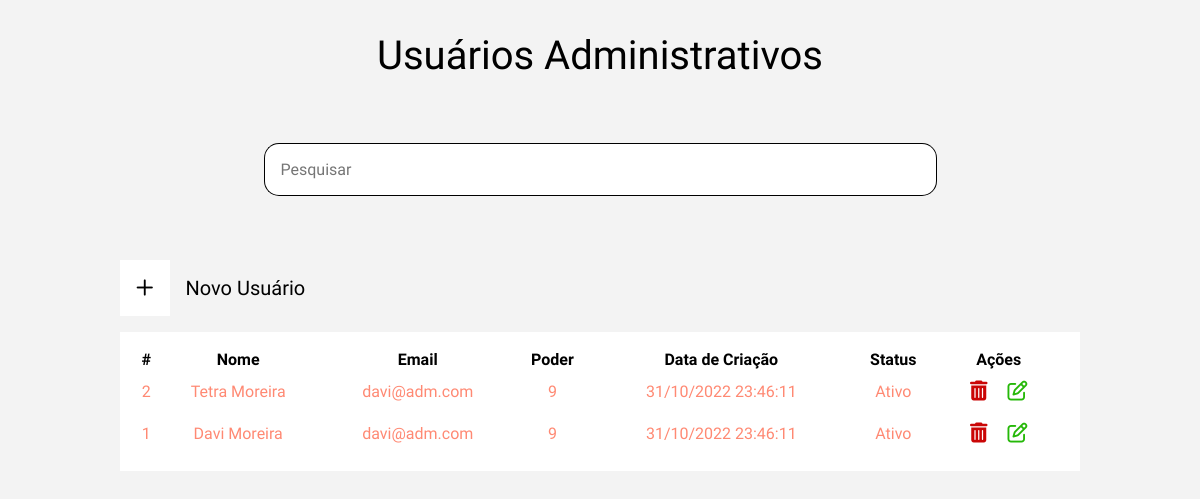
The page /view/listUsuariosADM.php on the database as committed earlier.
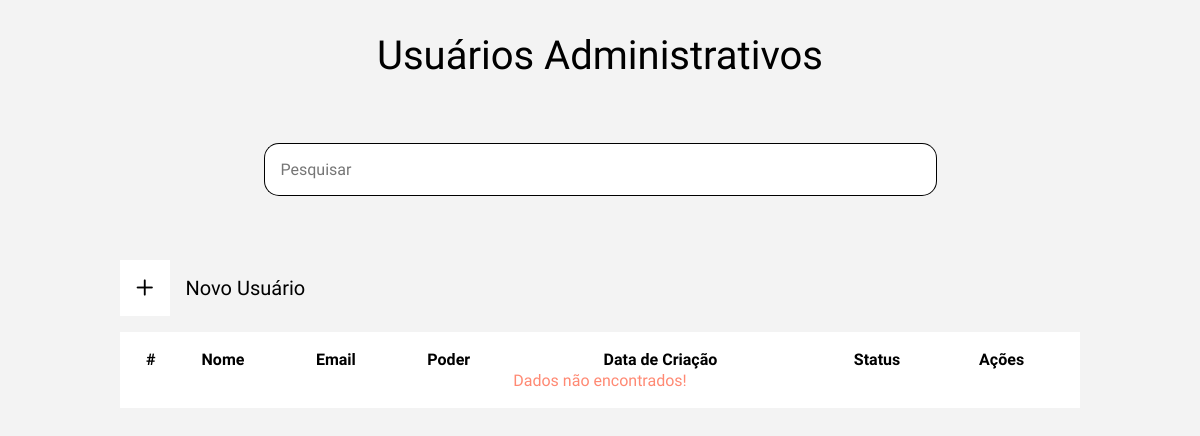
The same page on the database as committed later.
### tables this page shows
create table adm_administrador
(
    id_adm       int auto_increment
        primary key,
    nome_adm     varchar(300)                         not null comment 'nome do administrador',
    email_adm    varchar(300)                         not null comment 'email do administrador',
    senha_adm    varchar(64)                          not null comment 'senha em sha256',
    poder_adm    int(1)                               not null comment 'abrangencia do usuario no sistema',
    status       int(1)                               not null comment '1 - ativo; 0 - inativo',
    data_reg_adm datetime default current_timestamp() not null comment 'data e hora do registro'
);

### model/conexao.class.php (called while the page is built, shortened)
<?php
class Conexao{
    public function __construct(){
        try{
            $this->pdo = new PDO("mysql:dbname=2ucase_bd3;host=localhost","root","");
        }catch(PDOException $e){
            echo "Erro com banco de dados: " . $e->getMessage() . "<br>";
            exit();
        }catch(Exception $e){
            echo "Erro generico: " . $e->getMessage() . "<br>";
            exit();
        }
    }
}
?>

### model/Manager.class.php (called while the page is built, shortened)
<?php
require_once 'Conexao.class.php';
class Manager extends Conexao {
	public function listClient($table, $columnName) {
        $cmd = $this->pdo->query("SELECT * FROM {$table} ORDER by {$columnName} DESC");
        $res = $cmd->fetchAll(PDO::FETCH_ASSOC);
        return $res;
	}
}

### view/listUsuariosADM.php (the view, shortened to what this page needs)
<?php
require_once "../model/Manager.class.php";
$manager = new Manager();
$resultListUsuarios = $manager->listClient('adm_administrador', 'id_adm');
?>
<!DOCTYPE html>
<html lang="pt-br">
<head>
    <?php require_once "../config/config.php"; ?>
    <link rel="stylesheet" href="../assets/css/usuariosADM.css">
</head>
<body id="body-margin">
    <main class="container-produto">
        <h1>Usuários Administrativos</h1>
        <article class="container-pesquisa">
            <form action="../controller/ControllerUsuariosADM.php" method="POST">
                <div class="input-pesquisa">
                    <input type="text" name="searchBarUsuarios" placeholder="Pesquisar" id="pesquisar-input">
                    <input type="submit" value="">
                </div>
            </form>
        </article>
        <section class="container-tabela-filter">
            <section class="container-filters">
                <button id="btn-new-produto" onclick="window.location.href='./CRUDAddUsuario.php'">
                    <div class="icon-container">
                        <i class="fa-regular fa-plus"></i>
                    </div>
                    Novo Usuário
                </button>
            </section>
            <section class="container-tabela">
                <table class="table-clientes">
                    <tr>
                        <th>#</th>
                        <th>Nome</th>
                        <th>Email</th>
                        <th>Poder</th>
                        <th>Data de Criação</th>
                        <th>Status</th>
                        <th>Ações</th>
                    </tr>
                    <?php
                    if (count($resultListUsuarios) > 0) :
                        for ($i = 0; $i < count($resultListUsuarios); $i++) :
                            $timestamp = strtotime($resultListUsuarios[$i]["data_reg_adm"]);
                            $newDate = date("d-m-Y H:i:s", $timestamp);
                            $dateExib = str_replace('-', '/', $newDate)
                    ?>
                            <tr>
                                <td><?= $resultListUsuarios[$i]['id_adm'] ?></td>
                                <td><?= $resultListUsuarios[$i]['nome_adm'] ?></td>
                                <td><?= $resultListUsuarios[$i]['email_adm'] ?></td>
                                <td><?= $resultListUsuarios[$i]['poder_adm'] ?></td>
                                <td><?= $dateExib ?></td>
                                <td><?= $resultListUsuarios[$i]['status'] == 1 ? "Ativo" : "Inativo" ?></td>
                                <td id="btn-actions">
                                    <button id="delete-prod" onclick="window.location.href='../controller/ControllerUsuariosADM.php?id=<?= $resultListUsuarios[$i]['id_adm'] ?>&action=deleteUserADM'">
                                        <i class="fa-solid fa-trash-can"></i>
                                    </button>
                                    <button id="edit-prod" onclick="window.location.href='./CRUDEditUsuarioADM.php?id=<?= $resultListUsuarios[$i]['id_adm'] ?>'">
                                        <i class="fa-regular fa-pen-to-square"></i>
                                    </button>
                                </td>
                            </tr>
                    <?php
                        endfor;
                    else :
                        echo "<td style='margin-top: 20px;' colspan=7>Dados não encontrados!</td>";
                    endif;
                    ?>
                </table>
            </section>
        </section>
    </main>
</body>
</html>

### config/config.php (shortened to what this page needs)
<!DOCTYPE html>
<html lang="en">
<head>
    <link rel="stylesheet" href="../assets/css/reset.css">
</head>
</html>

### assets/css/usuariosADM.css (style rules this page uses)
.container-produto { display: flex; flex-direction: column; align-items: center; justify-content: center; gap: 4rem; margin-top: 2rem; }
.input-pesquisa { display: flex; }
.input-pesquisa input[type=text] { background-color: #ffff; padding: 1rem; border: 1px solid #000; border-right: none; width: 40rem; border-bottom-left-radius: 15px; border-top-left-radius: 15px; }
.input-pesquisa input[type=submit] { background-color: #ffff; border: 1px solid #000; border-left: none; background-image: url('../../view/img/lupapesquisa.png'); background-size: 20px 20px; background-position-y: center; background-position-x: center; background-repeat: no-repeat; padding: 1rem; cursor: pointer; border-bottom-right-radius: 15px; border-top-right-radius: 15px; }
.container-tabela-filter { display: flex; flex-direction: column; align-items: center; width: 60rem; }
.container-filters { display: flex; justify-content: space-between; width: 100%; align-items: flex-end; }
#btn-new-produto { display: flex; align-items: center; gap: 1rem; background-color: transparent; border: none; cursor: pointer; }
#btn-new-produto .icon-container { background-color: #ffff; padding: 1rem; cursor: pointer; }
.container-tabela { width: 100%; background-color: #ffff; margin-top: 1rem; }
.container-tabela .table-clientes { width: 100%; padding: 1rem; }
.table-clientes tr td { text-align: center; }
#btn-actions button { padding: .5rem; background-color: transparent; border: none; }
#btn-actions #edit-prod i { color: #25b808; cursor: pointer; }
#btn-actions #delete-prod i { color: #ca0606; cursor: pointer; }

Rows that differ between the two databases and show on the page:
removed adm_administrador: id_adm "2", nome_adm "Tetra Moreira", email_adm "davi@adm.com", poder_adm "9", data_reg_adm "31/10/2022 23:46:11", status "Ativo"
removed adm_administrador: id_adm "1", nome_adm "Davi Moreira", email_adm "davi@adm.com", poder_adm "9", data_reg_adm "31/10/2022 23:46:11", status "Ativo"
Other text that changed with them:
text now shown: "Dados não encontrados!"
